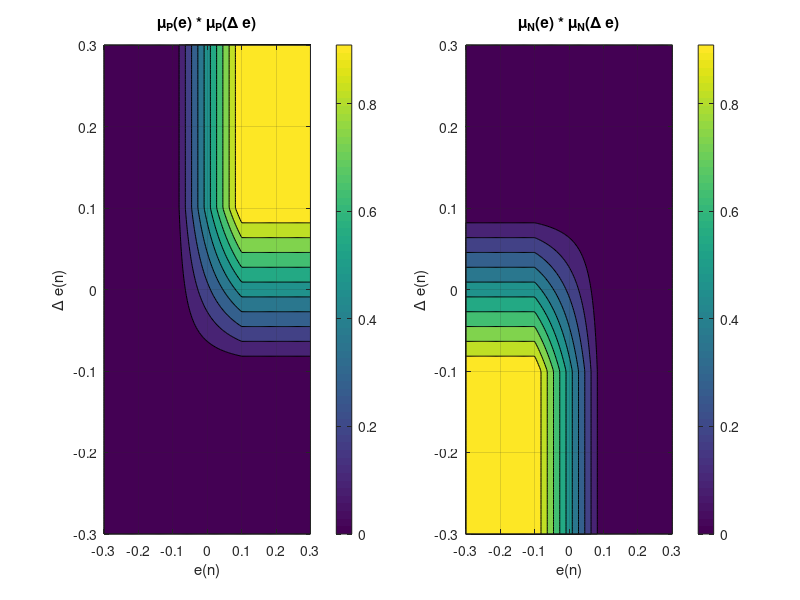

Recreate this plot in MATLAB.
% Plot refined IC1–IC12 regions on (e, Δe) plane using conditions based on Table 3.1
L = 0.1;
e_vals = linspace(-3*L, 3*L, 200);
de_vals = linspace(-3*L, 3*L, 200);
[E, DE] = meshgrid(e_vals, de_vals);

% Compute mu_P and mu_N for e and de
muP_e = zeros(size(E));
muN_e = zeros(size(E));
muP_de = zeros(size(DE));
muN_de = zeros(size(DE));

muP_e(E <= -L) = 0;
muP_e(E >= L) = 1;
muP_e((E > -L) & (E < L)) = (E((E > -L) & (E < L)) + L) / (2*L);

muN_e(E <= -L) = 1;
muN_e(E >= L) = 0;
muN_e((E > -L) & (E < L)) = (-E((E > -L) & (E < L)) + L) / (2*L);

muP_de(DE <= -L) = 0;
muP_de(DE >= L) = 1;
muP_de((DE > -L) & (DE < L)) = (DE((DE > -L) & (DE < L)) + L) / (2*L);

muN_de(DE <= -L) = 1;
muN_de(DE >= L) = 0;
muN_de((DE > -L) & (DE < L)) = (-DE((DE > -L) & (DE < L)) + L) / (2*L);

% Plot membership values as region map
figure;
subplot(1,2,1);
contourf(E, DE, muP_e .* muP_de);
colorbar;
title('\mu_P(e) * \mu_P(\Delta e)');
xlabel('e(n)'); ylabel('\Delta e(n)');
grid on;

subplot(1,2,2);
contourf(E, DE, muN_e .* muN_de);
colorbar;
title('\mu_N(e) * \mu_N(\Delta e)');
xlabel('e(n)'); ylabel('\Delta e(n)');
grid on;